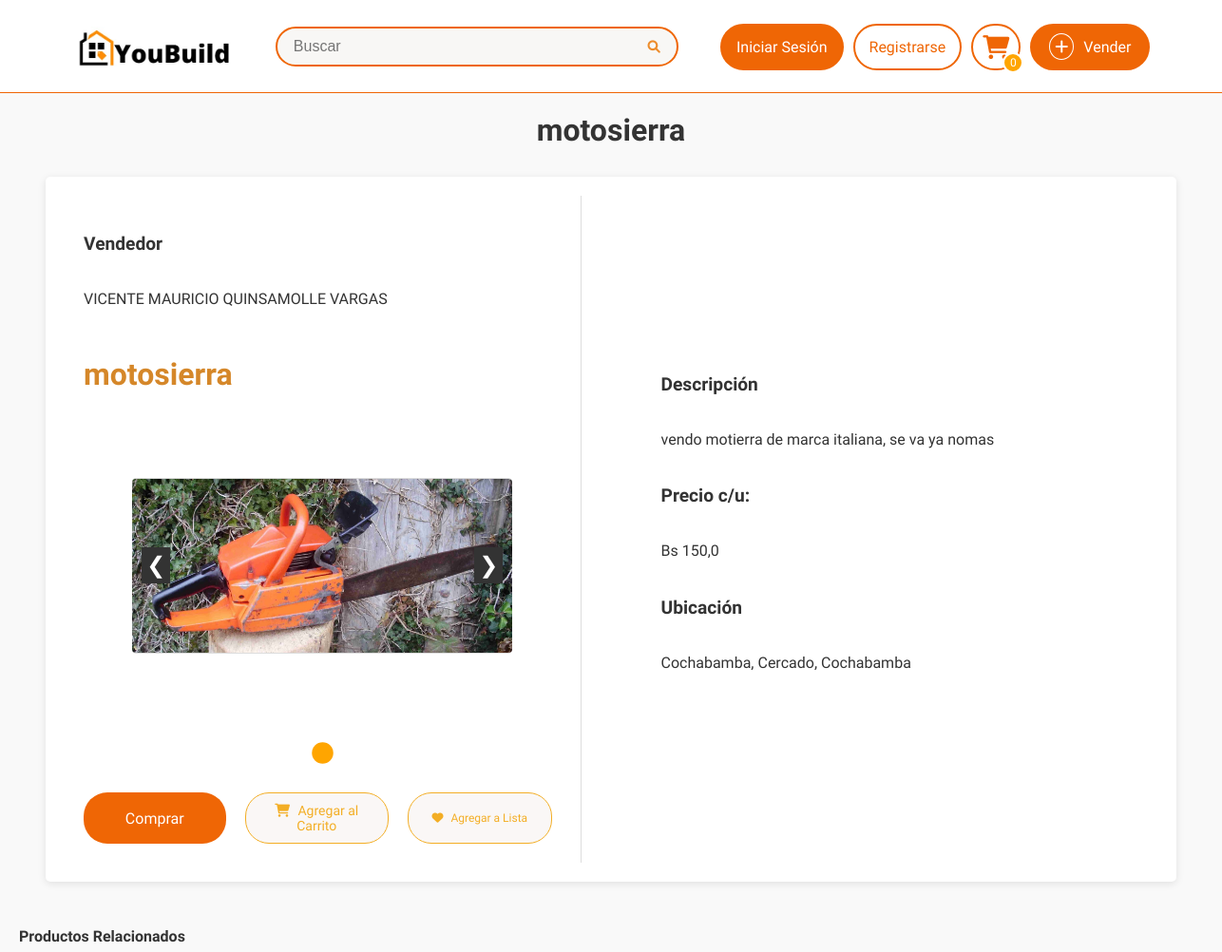
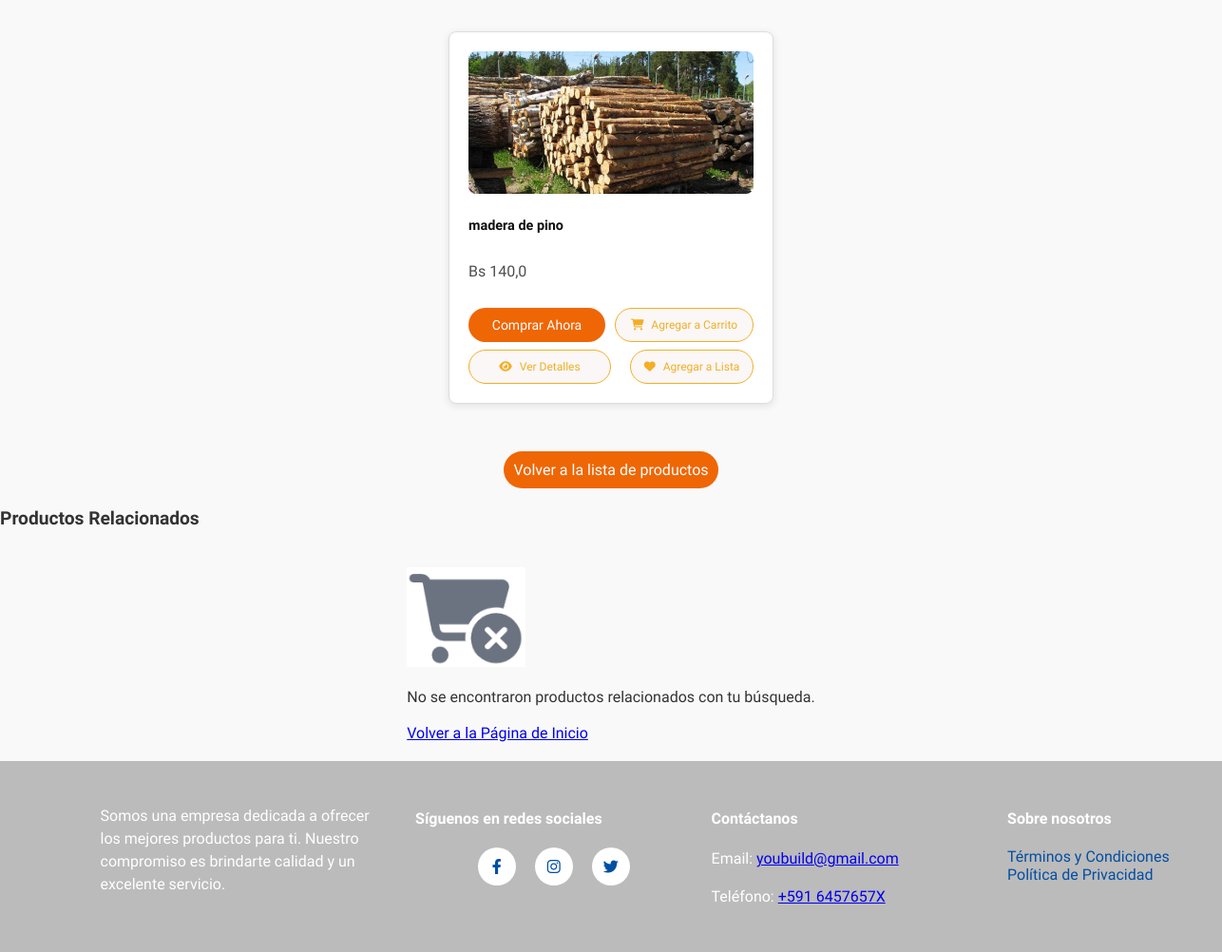
/producto/6/, run on the app's committed database (2 pictures, top to bottom).
### sistema/models.py (models this page shows, shortened)
class ProductoDb(models.Model):
    ESTADO_CHOICES = [
        ('disponible', 'Disponible'),
        ('promocion', 'En Promoción'),
        ('vendido', 'Vendido'),
    ]
    nombre = models.CharField(max_length=50, verbose_name="Nombre")
    detalle = models.TextField(max_length=500, verbose_name="Detalle")
    precio = models.FloatField(verbose_name="Precio", validators=[MinValueValidator(0.0), MaxValueValidator(99999.9)])
    descuento = models.FloatField(default=0.0, validators=[MinValueValidator(0.0), MaxValueValidator(100.0)], verbose_name="Descuento (%)")
    estado = models.CharField(max_length=10, choices=ESTADO_CHOICES, default='disponible', verbose_name="Estado del Producto")
    fecha_inicio_promocion = models.DateTimeField(null=True, blank=True, verbose_name="Inicio de Promoción")
    fecha_fin_promocion = models.DateTimeField(null=True, blank=True, verbose_name="Fin de Promoción")
    disponible = models.BooleanField(default=True, verbose_name="Disponible para la venta")  # Para activar o desactivar el producto manualmente
    categoria_fk = models.ForeignKey(CategoriaDb, on_delete=models.CASCADE, null=True, blank=True)
    usuario_fk = models.ForeignKey(UsuarioDB, on_delete=models.CASCADE, null=True, blank=True)
    municipio_fk = models.ForeignKey(MunicipioDB, on_delete=models.CASCADE, null=True, blank=True, verbose_name="Municipio")
    direccion_1 = models.CharField(max_length=255, verbose_name="Dirección 1", null=True, blank=True)
    visitas = models.PositiveIntegerField(default=0, verbose_name="Visitas")
    cantidad = models.IntegerField(default=1)
    class Meta:
        db_table = "productos"
        verbose_name = "Producto"
        verbose_name_plural = "Productos"
    def precio_final(self):
        if self.esta_en_promocion():
            return self.precio * (1 - self.descuento / 100)
        return self.precio
    def esta_en_promocion(self):
        ahora = timezone.now()
        return (
            self.estado == 'promocion' and
            self.fecha_inicio_promocion and
            self.fecha_fin_promocion and
            self.fecha_inicio_promocion <= ahora <= self.fecha_fin_promocion
        )
    def tiempo_restante_promocion(self):
        ahora = timezone.now()
        if self.esta_en_promocion() and self.fecha_fin_promocion:
           delta = self.fecha_fin_promocion - ahora
           return int(delta.total_seconds())
        return 0

class UsuarioDB(models.Model):
    user = models.OneToOneField(User, on_delete=models.CASCADE)
    nombre_completo = models.CharField(max_length=50, verbose_name="Nombre completo", null=True)
    municipio_fk = models.ForeignKey('MunicipioDB', on_delete=models.CASCADE, null=True, blank=True)
    direccion_1 = models.CharField(max_length=255, verbose_name="Dirección", null=True)
    telefono = models.CharField(
        max_length=15, verbose_name="Número de celular",
        validators=[RegexValidator(regex=r'^\+?1?\d{9,15}$', message="El número debe estar en el formato: '+59199999999'. Hasta 15 dígitos.")]
    )
    imagen_perfil = models.ImageField(upload_to='perfil/', null=True, blank=True, default='perfil/perfil.png',verbose_name="Foto de perfil")
    qr_imagen = models.ImageField(upload_to='qr/', null=True, blank=True, verbose_name="Código QR")
    intentos_fallidos_password = models.IntegerField(default=0)
    bloqueo_password_hasta = models.DateTimeField(null=True, blank=True)
    class Meta:
        verbose_name = "Perfil de Usuario"
        verbose_name_plural = "Perfiles de Usuarios"

class ImagenProductoDB(models.Model):
    producto_fk = models.ForeignKey(ProductoDb, on_delete=models.CASCADE, related_name="imagenes")
    imagen = models.ImageField(upload_to="productos", null=True)
    class Meta:
        verbose_name = "Imagen"
        verbose_name_plural = "Imágenes"

class MunicipioDB(models.Model):
    nombre = models.CharField(max_length=60, verbose_name="Nombre del municipio")
    provincia_fk = models.ForeignKey(ProvinciaDB, on_delete=models.CASCADE, null=True, blank=True)
    class Meta:
        verbose_name = "Municipio"
        verbose_name_plural = "Municipios"
    def __str__(self):
        return self.nombre

class ProvinciaDB(models.Model):
    nombre = models.CharField(max_length=60, verbose_name="Nombre de la provincia")
    departamento_fk = models.ForeignKey(DepartamentoDB, on_delete=models.CASCADE, null=True, blank=True)
    class Meta:
        verbose_name = "Provincia"
        verbose_name_plural = "Provincias"

class DepartamentoDB(models.Model):
    nombre = models.CharField(max_length=60, verbose_name="Nombre del departamento")
    class Meta:
        verbose_name = "Departamento"
        verbose_name_plural = "Departamentos"
    def __str__(self):
        return self.nombre

### sistema/views.py (the view)
# urls.py: path('producto/<int:id>/', producto_view, name='detalle_producto'),
def producto_view(request, id):
    producto = get_object_or_404(ProductoDb, id=id)
    producto.visitas += 1
    producto.save()
    productoRel = ProductoDb.objects.filter(
        categoria_fk=producto.categoria_fk
    ).exclude(id=producto.id).select_related('categoria_fk').prefetch_related('imagenes')[:6]
    precio_final = producto.precio_final()
    descuento_aplicado = producto.descuento if producto.esta_en_promocion() else 0
    tiempo_restante = producto.tiempo_restante_promocion()  # Tiempo restante en segundos
    productos_relacionados = ProductoDb.objects.filter(
        categoria_fk=producto.categoria_fk, disponible=True
    ).exclude(id=producto.id)[:4]  # Mostrar hasta 4 productos
    favoritos_ids = []
    if request.user.is_authenticated:
        favoritos_ids = ListaFavoritosDB.objects.filter(usuario=request.user.usuariodb).values_list('producto_id', flat=True)
    template = 'layoutReg.html' if request.user.is_authenticated else 'layout.html'
    return render(request, "detalle_producto.html", {
        "producto": producto,
        "precio_final": precio_final,
        "descuento_aplicado": descuento_aplicado,
        "tiempo_restante": tiempo_restante,  # Tiempo en segundos para el frontend
        "template": template,
        "favoritos_ids": favoritos_ids,
        "productos_relacionados": productos_relacionados,  # Pasar productos relacionados al template
    })

### sistema/templates/detalle_producto.html (shortened to what this page needs)
<!DOCTYPE html>
{% extends template %}
{% load static %}
{% block extra_styles %}
<link rel="stylesheet" href="{% static 'detalleProd.css' %}" />
<link rel="stylesheet" href="{% static 'promocion.css' %}">
<link rel="stylesheet" href="{% static 'prodRelacionados.css' %}">
<link rel="stylesheet" href="https://cdnjs.cloudflare.com/ajax/libs/font-awesome/6.0.0-beta3/css/all.min.css" />
{% endblock %}
{% block content %}
<div class="titulo">
    <h1> {{ producto.nombre }} </h1>
</div>
<div class="flex-container">
    <div class="column column-left flex-column">
        <h3>Vendedor</h3>
        <p>{{ producto.usuario_fk.nombre_completo }} </p>
        <h3 class="product-name">{{ producto.nombre }}</h3>
        <div class="carousel-productos-container">
            <button class="carousel-productos-button prev" onclick="changeSlide(-1)">&#10094;</button>
            <div class="carousel-productos">
                {% for imagen in producto.imagenes.all %}
                <div class="carousel-productos-item">
                    <img src="{{ imagen.imagen.url }}" alt="Imagen del producto" class="producto-imagen">
                </div>
                {% endfor %}
            </div>
            <button class="carousel-productos-button next" onclick="changeSlide(1)">&#10095;</button>
        </div>
        <div class="carousel-productos-dots">
            {% for imagen in producto.imagenes.all %}
            <span class="dot" onclick="currentSlide({{ forloop.counter0 }})"></span>
            {% endfor %}
        </div>
        <div class="botones button-row">
            <button class="btn" id="btn-comprar" onclick="comprar({{ producto.id }})">Comprar</button>
            <button class="btn add-to-view" id="btn-agregar-carrito" onclick="agregarAlCarrito({{ producto.id }})">
                <i class="fas fa-shopping-cart"></i> Agregar al Carrito
            </button>
            <button
                      class="btn add-to-view"
                      onclick="agregarAFavoritos({{ producto.id }})"
                      id="favorito-btn-{{ producto.id }}">
                      <i class="fas fa-heart"></i>
                      {% if producto.id in favoritos_ids %}
                          En Favoritos
                      {% else %}
                          Agregar a Lista
                      {% endif %}
                  </button>
        </div>
    </div>
    <div class="column column-right flex-column">
        <h3>Descripción</h3>
        <p>{{ producto.detalle }}</p>
        <h3>Precio c/u:</h3>
        {% if producto.esta_en_promocion %}
        <div class="precio-contenedor">
            <div class="subtitulo"><h3>Antes:</h3></div>
            <div class="valor"><p class="precio-original">Bs {{ producto.precio }}</p></div>
            <div class="subtitulo"><h3>Ahora:</h3></div>
            <div class="valor"><p class="precio-descuento">Bs {{ precio_final|floatformat:2 }}</p></div>
        </div>
        <p class="detalle-descuento">
            Detalle del Descuento Aplicado:
            <span class="badge-descuento">{{ descuento_aplicado }}% OFF</span>
        </p>
        <p id="contador" class="tiempo-restante">
            Finaliza en:
            <span id="time-remaining"></span>
        </p>
        <script>
            // Tiempo restante en segundos desde el backend
            let tiempoRestante = {{ tiempo_restante }};
            function iniciarContador(tiempo, elementoId) {
                const elemento = document.getElementById(elementoId);
                function actualizarContador() {
                    if (tiempo <= 0) {
                        elemento.innerText = "¡Promoción finalizada!";
                        clearInterval(intervalo);
                        return;
                    }
                    // Cálculo de días, horas, minutos y segundos
                    const dias = Math.floor(tiempo / (24 * 3600));
                    const horas = Math.floor((tiempo % (24 * 3600)) / 3600);
                    const minutos = Math.floor((tiempo % 3600) / 60);
                    const segundos = tiempo % 60;
                    // Mostrar en el elemento
                    elemento.innerText = `${dias}d ${horas}h ${minutos}m ${segundos}s`;
                    // Restar 1 segundo
                    tiempo--;
                }
                // Actualizar el contador cada segundo
                const intervalo = setInterval(actualizarContador, 1000);
                actualizarContador(); // Ejecutar inmediatamente al cargar
            }
            // Iniciar el contador
            iniciarContador(tiempoRestante, "time-remaining");
        </script>
    {% else %}
        <p class="precio-sin-promocion">Bs {{ producto.precio }}</p>
    {% endif %}
        <h3>Ubicación</h3>
        <p>
            {{ producto.usuario_fk.municipio_fk.provincia_fk.departamento_fk }},
            {{ producto.usuario_fk.municipio_fk.provincia_fk.nombre }},
            {{ producto.usuario_fk.municipio_fk }}
        </p>
    </div>
</div>
<h2 class="products-title">Productos Relacionados</h2>
<div class="products-container">
    {% for producto in productos_relacionados %}
    <div class="product">
        <img src="{{ producto.imagenes.first.imagen.url }}" alt="{{ producto.nombre }}" />
        <h3>{{ producto.nombre }}</h3>
        {% if producto.estado == "promocion" %}
        <p class="discounted-price">Bs {{ producto.precio_final }}</p>
        <p class="original-price">Bs {{ producto.precio }}</p>
        {% else %}
        <p>Bs {{ producto.precio }}</p>
        {% endif %}
        <div class="buttons-container">
            <div class="button-row">
                <button class="btn buy-now" onclick="verDetalles({{ producto.id }})">Comprar Ahora</button>
                <button class="btn add-to-cart" onclick="agregarAlCarrito({{ producto.id }})">
                    <i class="fas fa-shopping-cart"></i> Agregar a Carrito
                </button>
            </div>
            <div class="button-row">
                <button class="btn add-to-view" onclick="verDetalles({{ producto.id }})">
                    <i class="fas fa-eye"></i> Ver Detalles
                </button>
                <button
                    class="btn add-to-list"
                    onclick="agregarAFavoritos({{ producto.id }})"
                    id="favorito-btn-{{ producto.id }}">
                    <i class="fas fa-heart"></i>
                    {% if producto.id in favoritos_ids %}
                    En Favoritos
                    {% else %}
                    Agregar a Lista
                    {% endif %}
                </button>
            </div>
        </div>
    </div>
    {% empty %}
    <div class="mi-no-results">
        <img src="{% static 'notFounded.png' %}" alt="No hay productos relacionados" width="125">
        <p>No se encontraron productos relacionados.</p>
    </div>
    {% endfor %}
</div>
<button class="btn volver-a-lista" style="max-width: fit-content;" onclick="volverALista()">Volver a la lista de
    productos</button>
    <h3>Productos Relacionados</h3>
<div class="products-container">
        {% for producto in relacionados %}
        <div class="product">
          {% if producto.estado == "promocion" %}
          <div class="discount-badge">{{ producto.descuento }}% OFF</div>
          {% endif %}
          <img src="{{ producto.imagenes.first.imagen.url }}" alt="{{ producto.nombre }}" />
          <h3>{{ producto.nombre }}</h3>
          {% if producto.estado == "promocion" %}
            <p class="discounted-price">Bs {{ producto.precio_final }}</p>
            <p class="original-price">Bs <s>{{ producto.precio }}</s></p>
          {% else %}
            <p>Bs {{ producto.precio }}</p>
          {% endif %}
          <div class="buttons-container">
            <div class="button-row">
              <button class="btn buy-now">Comprar Ahora</button>
              <button class="btn add-to-cart" onclick="agregarAlCarrito({{ producto.id }})">
                <i class="fas fa-shopping-cart"></i> Agregar a Carrito
              </button>
            </div>
            <div class="button-row">
              <button class="btn add-to-view" onclick="verDetalles({{ producto.id }})">
                <i class="fas fa-eye"></i> Ver Detalles
              </button>
              <button
                class="btn add-to-list"
                onclick="agregarAFavoritos({{ producto.id }})"
                id="favorito-btn-{{ producto.id }}">
                <i class="fas fa-heart"></i>
                {% if producto.id in favoritos_ids %}
                  En Favoritos
                {% else %}
                  Agregar a Lista
                {% endif %}
              </button>
            </div>
          </div>
        </div>
        {% empty %}
        <div class="mi-no-results">
          <img src="{% static 'notFounded.png' %}" alt="LogoNotFounded" width="125">
          <p>No se encontraron productos relacionados con tu búsqueda.</p>
          <div class="mi-button-row">
            <a href="{% url 'index' %}" class="mi-btn">Volver a la Página de Inicio</a>
          </div>
        </div>
        {% endfor %}
</div>
{% endblock %}

### data on the page
ProductoDb: nombre "motosierra", usuario_fk.nombre_completo "VICENTE MAURICIO QUINSAMOLLE VARGAS", detalle "vendo motierra de marca italiana, se va ya nomas", precio "150,0", usuario_fk.municipio_fk.provincia_fk.departamento_fk "Cochabamba", usuario_fk.municipio_fk.provincia_fk.nombre "Cercado", usuario_fk.municipio_fk "Cochabamba"
ImagenProductoDB: imagen (picture)
ProductoDb: imagenes.first.imagen (picture), nombre "madera de pino", precio "140,0", shows "Agregar a Lista"

### other printed values
{{ cart_count }} "0"
